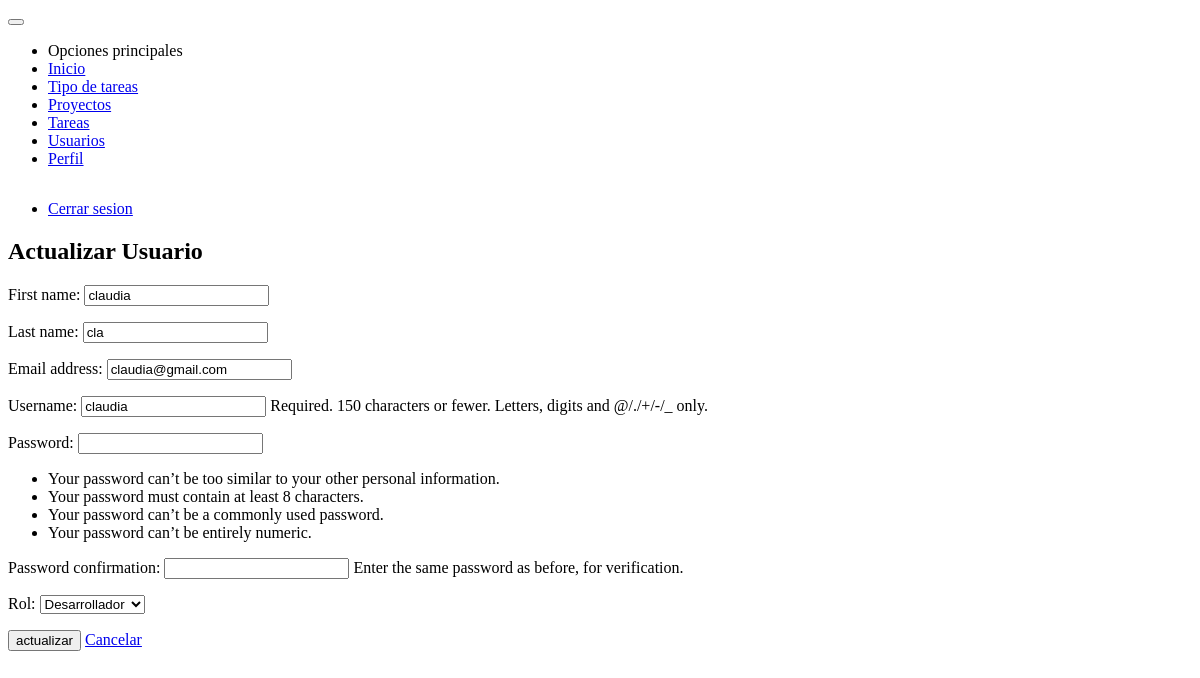
Page /acceder/usuarios/actualizar/2/ (signed in) on the earlier database version.
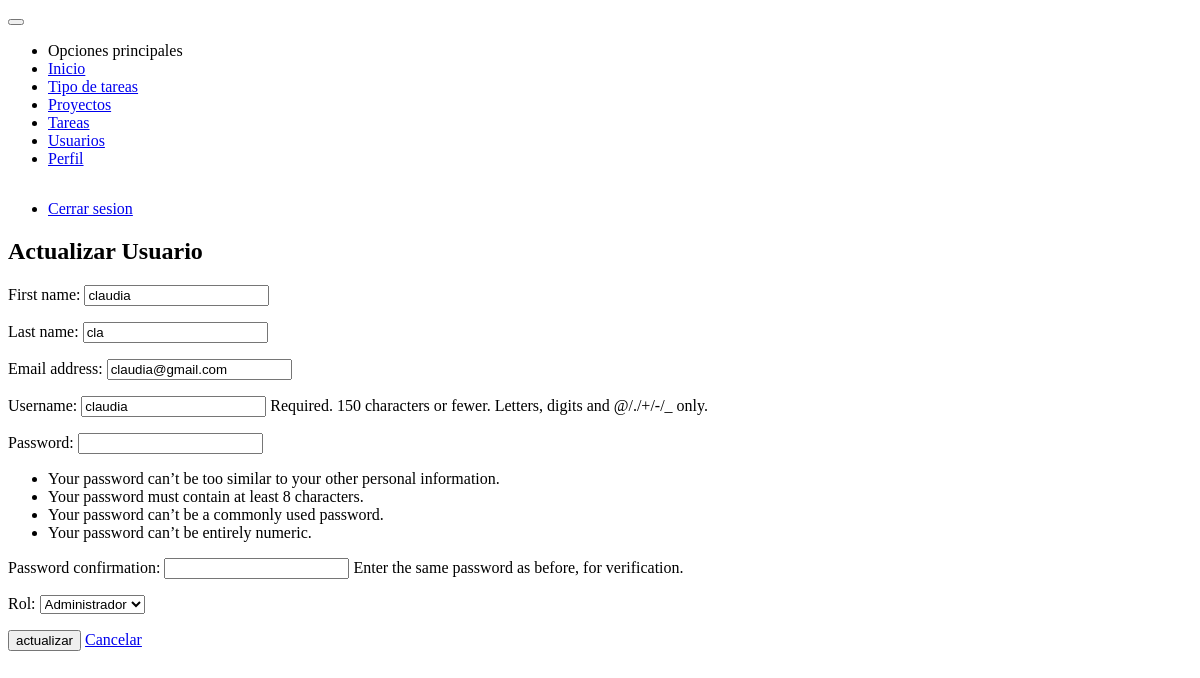
Same page on the later database version.
### users/models.py (models this page shows, shortened)
class User(AbstractUser):
    ROLE_CHOICES = (
        ('administrador', 'Administrador'),
        ('desarrollador', 'Desarrollador'),
    )
    role = models.CharField(max_length=50, choices=ROLE_CHOICES)

### users/views.py (the view)
# urls.py: path('usuarios/actualizar/<pk>/', views.UserUpdateView.as_view(), name='update'),
class UserUpdateView(LoginRequiredMixin, PermissionRequiredMixin,SuccessMessageMixin, UpdateView):
    permission_required = 'users.change_user'
    login_url = 'users:login'
    template_name = 'users/update_user.html'
    form_class = UserForm
    model = User
    success_message = 'El usuario fue modificado exitosamente'
    success_url = reverse_lazy('users:user')

### templates/users/update_user.html
{% extends 'base.html' %}
{% block content %}
    <div class="card">
        <div class="card-content m-2">
            <h2 class="text-center">Actualizar Usuario</h2>
            {% include 'users/snippets/form.html' with message='actualizar' %}
        </div>
    </div>
{% endblock %}

### templates/users/snippets/form.html (shortened to what this page needs)
<form method="POST" enctype="multipart/form-data">
    {{form.as_p}}
    <button class="button success" type="submit">{{ message }}</button>
    <a href="{% url 'users:user' %}" class="button alert">Cancelar</a>
</form>

Differences in the rows shown:
changed User "claudia": role "Desarrollador" → "Administrador"
